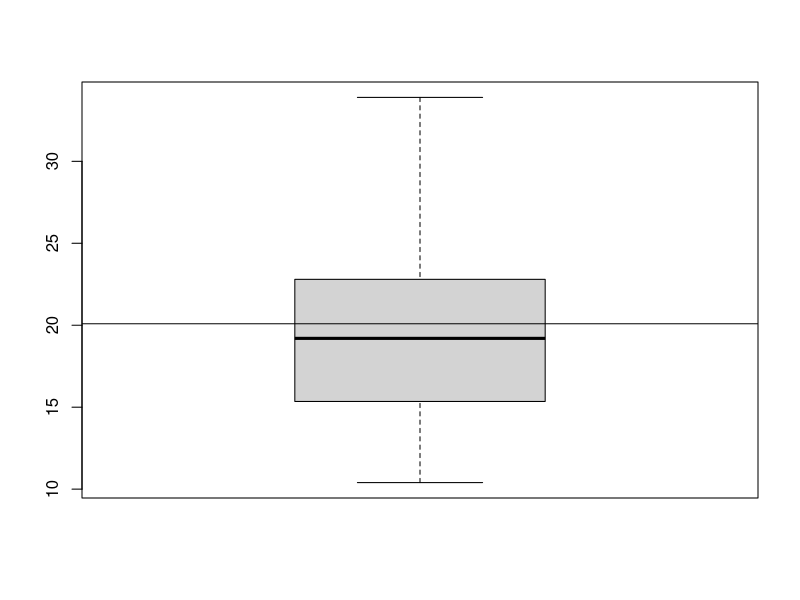
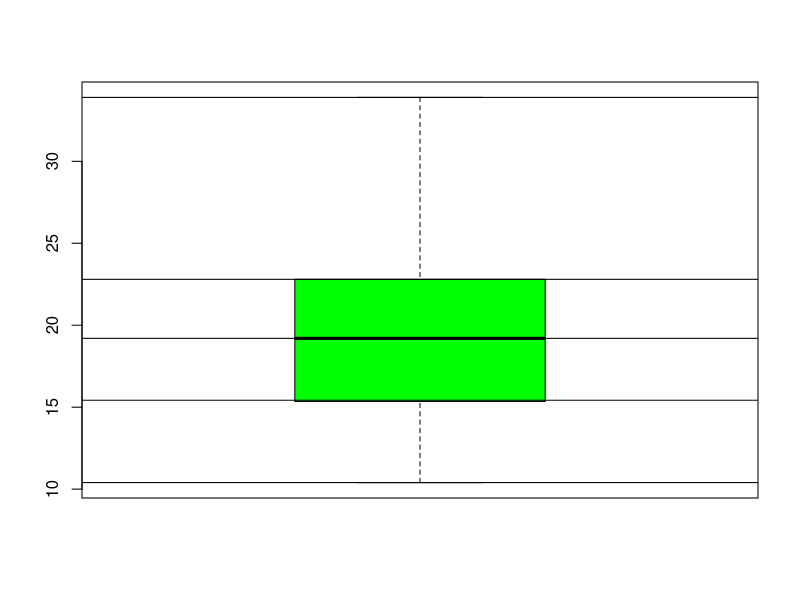
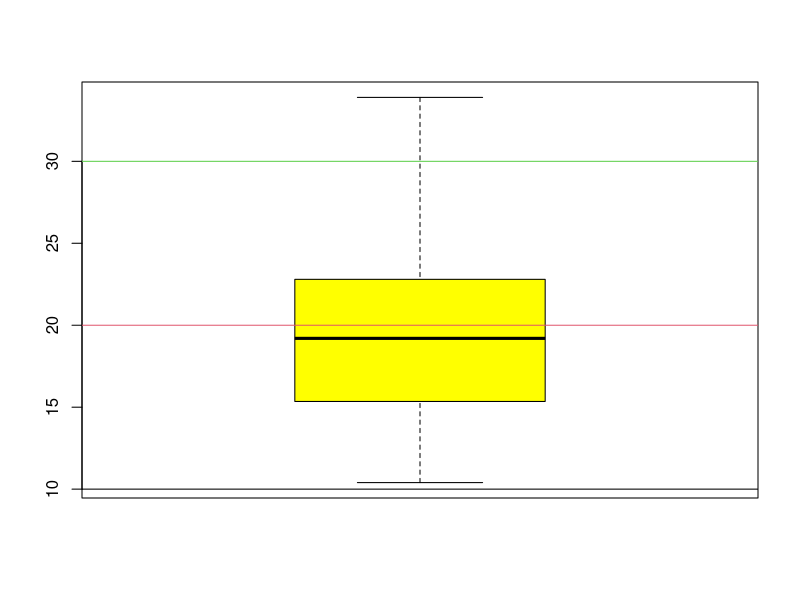
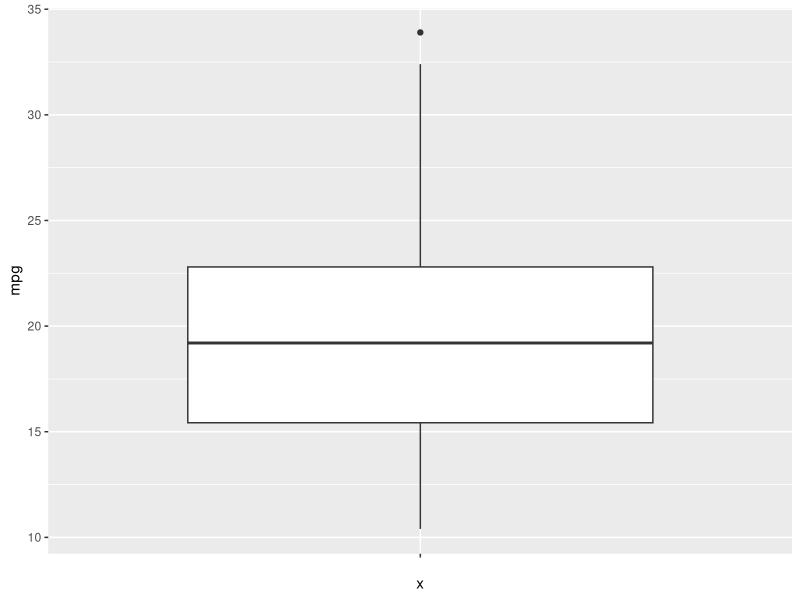
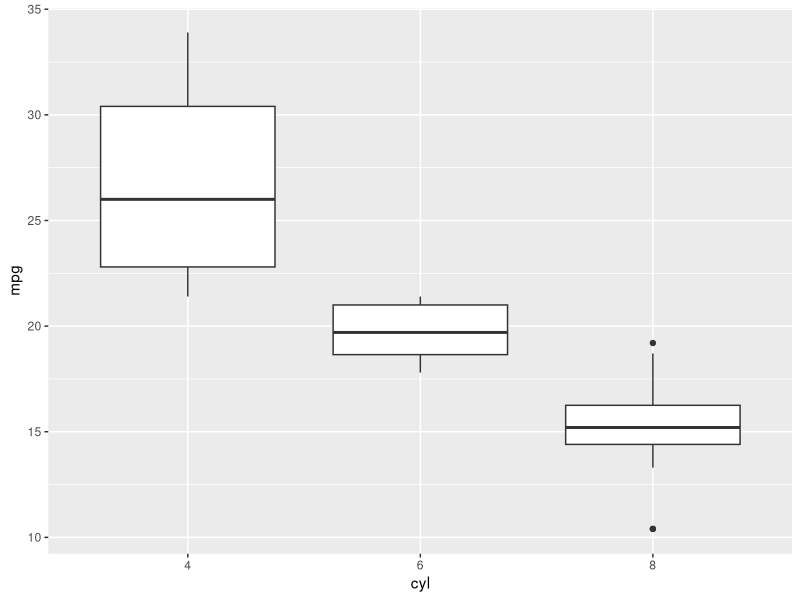
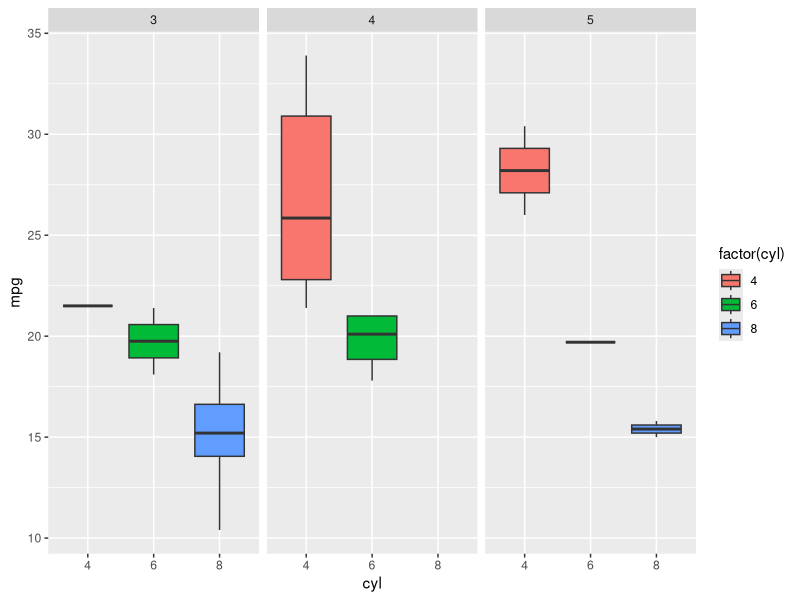
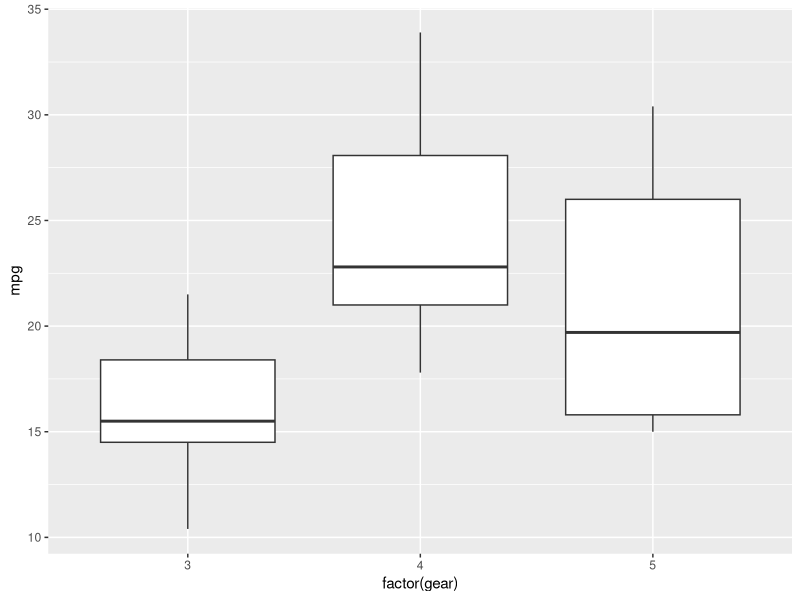
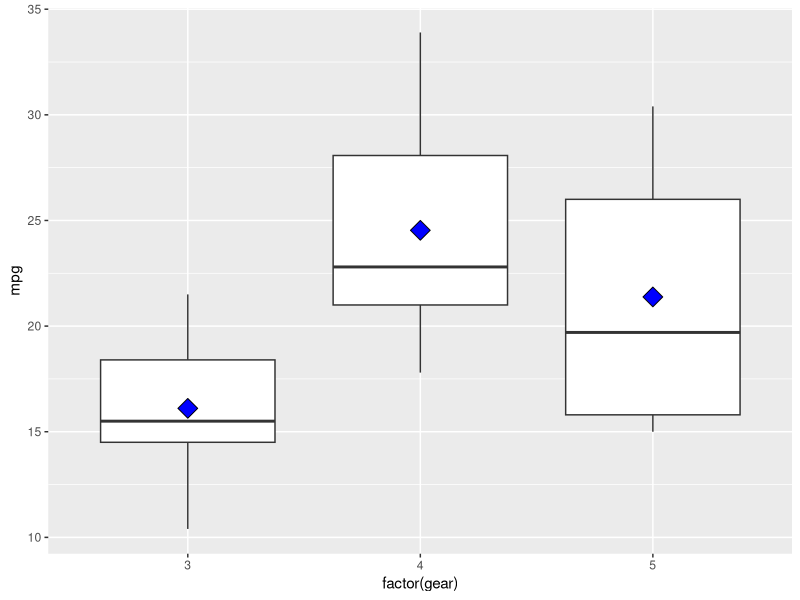

These charts were generated, in order, by the following R code:
#box Plot
#used for continuous values to depict 5 number summary
library(dplyr)
library(ggplot2)

df=mtcars
catcols = c('cyl', 'vs', 'am', 'gear', 'carb')
df[,catcols] = lapply(df[,catcols], as.factor)

sapply(df, class)


mtcars
summary(mtcars$mpg)
quantile(mtcars$mpg)

#box plot with line showing mean of mpg 
boxplot(x=mtcars$mpg)
abline(h=mean(mtcars$mpg))

#box plot with lines showing quantile values of mpg 
boxplot(x=mtcars$mpg, col='green')
abline(h=quantile(mtcars$mpg))  

quantile(mtcars$mpg)
qvalues = c(10, 20, 30)
#box plot with lines showing user defined points
boxplot(x=mtcars$mpg, col='yellow')
abline(h=qvalues, col=1:3)  
#specifying col 1 to 3 : maps to R colours

#---------------ggplot---------------
#summaries
library(ggplot2)
ggplot(df, aes(x='', y=mpg)) + geom_boxplot()
ggplot(df, aes(x=cyl, y=mpg, group=cyl)) + geom_boxplot()

ggplot(df, aes(x=cyl, y=mpg, fill=factor(cyl))) + geom_boxplot() + facet_grid(~ gear)

#boxplot with mean
p =ggplot(df, aes(x=factor(gear), y=mpg)) + geom_boxplot()
p
p + stat_summary(fun.y = 'mean', geom='point', size=5, shape=23, fill='blue') 
p + stat_summary(fun.y = 'min', geom='point', size=5, shape=23, fill='blue') 
p + stat_summary(fun.y = c('max'), geom='point', size=5, shape=23, fill='blue') 
?stat_summary
#multiple labels
p + stat_summary(fun.y = 'min', geom='point', size=5, shape=23, fill='green') + stat_summary(fun.y = 'mean', geom='point', size=5, shape=23, fill='blue') + stat_summary(fun.y = 'max', geom='point', size=5, shape=23, fill='red') + stat_summary(fun.y = 'median', geom='point', size=5, shape=23, fill='yellow') 


d <- ggplot(df, aes(cyl, mpg)) + geom_point()
d + stat_summary(fun.data = "mean_cl_boot", colour = "red", size = 2)

d + stat_summary(fun.y = "median", colour = "red", size = 2, geom = "point")
d + aes(colour = factor(vs)) + stat_summary(fun.y = mean, geom="line")
d + stat_summary(fun.y = mean, fun.ymin = min, fun.ymax = max, colour = "red")




#https://ggplot2.tidyverse.org/reference/stat_summary.html